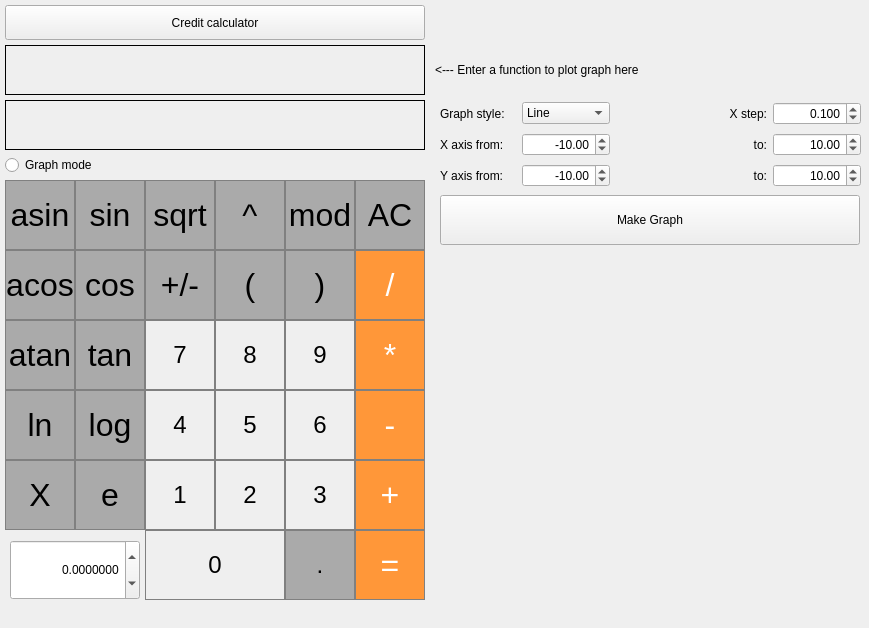
<?xml version="1.0" encoding="UTF-8"?>
<ui version="4.0">
 <class>MainWindow</class>
 <widget class="QMainWindow" name="MainWindow">
  <property name="geometry">
   <rect>
    <x>0</x>
    <y>0</y>
    <width>869</width>
    <height>628</height>
   </rect>
  </property>
  <property name="sizePolicy">
   <sizepolicy hsizetype="Fixed" vsizetype="Fixed">
    <horstretch>0</horstretch>
    <verstretch>0</verstretch>
   </sizepolicy>
  </property>
  <property name="windowTitle">
   <string>SmartCalc_v2.0</string>
  </property>
  <property name="styleSheet">
   <string notr="true"/>
  </property>
  <widget class="QWidget" name="centralwidget">
   <widget class="QPushButton" name="pushButton_AC">
    <property name="geometry">
     <rect>
      <x>355</x>
      <y>180</y>
      <width>70</width>
      <height>70</height>
     </rect>
    </property>
    <property name="font">
     <font>
      <pointsize>24</pointsize>
     </font>
    </property>
    <property name="styleSheet">
     <string notr="true">QPushButton {
  background-color: rgb(170, 170, 170);
  border: 1px solid gray;
}
QPushButton:pressed {
    background-color: qlineargradient(x1: 0, y1: 0, x2: 0, y2: 1,
                                      stop: 0 #BEBEBE, stop: 1 #d7d7d7);
}</string>
    </property>
    <property name="text">
     <string>AC</string>
    </property>
   </widget>
   <widget class="QLabel" name="Result">
    <property name="geometry">
     <rect>
      <x>5</x>
      <y>100</y>
      <width>420</width>
      <height>50</height>
     </rect>
    </property>
    <property name="styleSheet">
     <string notr="true"/>
    </property>
    <property name="frameShape">
     <enum>QFrame::Box</enum>
    </property>
    <property name="frameShadow">
     <enum>QFrame::Plain</enum>
    </property>
    <property name="lineWidth">
     <number>1</number>
    </property>
    <property name="alignment">
     <set>Qt::AlignRight|Qt::AlignTrailing|Qt::AlignVCenter</set>
    </property>
   </widget>
   <widget class="QPushButton" name="pushButton_Sign">
    <property name="geometry">
     <rect>
      <x>145</x>
      <y>250</y>
      <width>70</width>
      <height>70</height>
     </rect>
    </property>
    <property name="font">
     <font>
      <pointsize>24</pointsize>
     </font>
    </property>
    <property name="styleSheet">
     <string notr="true">QPushButton {
  background-color: rgb(170, 170, 170);
  border: 1px solid gray;
}
QPushButton:pressed {
    background-color: qlineargradient(x1: 0, y1: 0, x2: 0, y2: 1,
                                      stop: 0 #BEBEBE, stop: 1 #d7d7d7);
}</string>
    </property>
    <property name="text">
     <string>+/-</string>
    </property>
   </widget>
   <widget class="QPushButton" name="pushButton_7">
    <property name="geometry">
     <rect>
      <x>145</x>
      <y>320</y>
      <width>70</width>
      <height>70</height>
     </rect>
    </property>
    <property name="font">
     <font>
      <pointsize>18</pointsize>
     </font>
    </property>
    <property name="styleSheet">
     <string notr="true">QPushButton {
   border: 1px solid gray;
}
QPushButton:pressed {
    background-color: qlineargradient(x1: 0, y1: 0, x2: 0, y2: 1,
                                      stop: 0 #dadbde, stop: 1 #f6f7fa);
}</string>
    </property>
    <property name="text">
     <string>7</string>
    </property>
   </widget>
   <widget class="QPushButton" name="pushButton_4">
    <property name="geometry">
     <rect>
      <x>145</x>
      <y>390</y>
      <width>70</width>
      <height>70</height>
     </rect>
    </property>
    <property name="font">
     <font>
      <pointsize>18</pointsize>
     </font>
    </property>
    <property name="styleSheet">
     <string notr="true">QPushButton {
   border: 1px solid gray;
}
QPushButton:pressed {
    background-color: qlineargradient(x1: 0, y1: 0, x2: 0, y2: 1,
                                      stop: 0 #dadbde, stop: 1 #f6f7fa);
}</string>
    </property>
    <property name="text">
     <string>4</string>
    </property>
   </widget>
   <widget class="QPushButton" name="pushButton_6">
    <property name="geometry">
     <rect>
      <x>285</x>
      <y>390</y>
      <width>70</width>
      <height>70</height>
     </rect>
    </property>
    <property name="font">
     <font>
      <pointsize>18</pointsize>
     </font>
    </property>
    <property name="styleSheet">
     <string notr="true">QPushButton {
   border: 1px solid gray;
}
QPushButton:pressed {
    background-color: qlineargradient(x1: 0, y1: 0, x2: 0, y2: 1,
                                      stop: 0 #dadbde, stop: 1 #f6f7fa);
}</string>
    </property>
    <property name="text">
     <string>6</string>
    </property>
   </widget>
   <widget class="QPushButton" name="pushButton_5">
    <property name="geometry">
     <rect>
      <x>215</x>
      <y>390</y>
      <width>70</width>
      <height>70</height>
     </rect>
    </property>
    <property name="font">
     <font>
      <pointsize>18</pointsize>
     </font>
    </property>
    <property name="styleSheet">
     <string notr="true">QPushButton {
   border: 1px solid gray;
}
QPushButton:pressed {
    background-color: qlineargradient(x1: 0, y1: 0, x2: 0, y2: 1,
                                      stop: 0 #dadbde, stop: 1 #f6f7fa);
}</string>
    </property>
    <property name="text">
     <string>5</string>
    </property>
   </widget>
   <widget class="QPushButton" name="pushButton_1">
    <property name="geometry">
     <rect>
      <x>145</x>
      <y>460</y>
      <width>70</width>
      <height>70</height>
     </rect>
    </property>
    <property name="font">
     <font>
      <pointsize>18</pointsize>
     </font>
    </property>
    <property name="styleSheet">
     <string notr="true">QPushButton {
   border: 1px solid gray;
}
QPushButton:pressed {
    background-color: qlineargradient(x1: 0, y1: 0, x2: 0, y2: 1,
                                      stop: 0 #dadbde, stop: 1 #f6f7fa);
}</string>
    </property>
    <property name="text">
     <string>1</string>
    </property>
   </widget>
   <widget class="QPushButton" name="pushButton_3">
    <property name="geometry">
     <rect>
      <x>285</x>
      <y>460</y>
      <width>70</width>
      <height>70</height>
     </rect>
    </property>
    <property name="font">
     <font>
      <pointsize>18</pointsize>
     </font>
    </property>
    <property name="styleSheet">
     <string notr="true">QPushButton {
   border: 1px solid gray;
}
QPushButton:pressed {
    background-color: qlineargradient(x1: 0, y1: 0, x2: 0, y2: 1,
                                      stop: 0 #dadbde, stop: 1 #f6f7fa);
}</string>
    </property>
    <property name="text">
     <string>3</string>
    </property>
   </widget>
   <widget class="QPushButton" name="pushButton_2">
    <property name="geometry">
     <rect>
      <x>215</x>
      <y>460</y>
      <width>70</width>
      <height>70</height>
     </rect>
    </property>
    <property name="font">
     <font>
      <pointsize>18</pointsize>
     </font>
    </property>
    <property name="styleSheet">
     <string notr="true">QPushButton {
   border: 1px solid gray;
}
QPushButton:pressed {
    background-color: qlineargradient(x1: 0, y1: 0, x2: 0, y2: 1,
                                      stop: 0 #dadbde, stop: 1 #f6f7fa);
}</string>
    </property>
    <property name="text">
     <string>2</string>
    </property>
   </widget>
   <widget class="QPushButton" name="pushButton_8">
    <property name="geometry">
     <rect>
      <x>215</x>
      <y>320</y>
      <width>70</width>
      <height>70</height>
     </rect>
    </property>
    <property name="font">
     <font>
      <pointsize>18</pointsize>
     </font>
    </property>
    <property name="styleSheet">
     <string notr="true">QPushButton {
   border: 1px solid gray;
}
QPushButton:pressed {
    background-color: qlineargradient(x1: 0, y1: 0, x2: 0, y2: 1,
                                      stop: 0 #dadbde, stop: 1 #f6f7fa);
}</string>
    </property>
    <property name="text">
     <string>8</string>
    </property>
   </widget>
   <widget class="QPushButton" name="pushButton_9">
    <property name="geometry">
     <rect>
      <x>285</x>
      <y>320</y>
      <width>70</width>
      <height>70</height>
     </rect>
    </property>
    <property name="font">
     <font>
      <pointsize>18</pointsize>
     </font>
    </property>
    <property name="styleSheet">
     <string notr="true">QPushButton {
   border: 1px solid gray;
}
QPushButton:pressed {
    background-color: qlineargradient(x1: 0, y1: 0, x2: 0, y2: 1,
                                      stop: 0 #dadbde, stop: 1 #f6f7fa);
}</string>
    </property>
    <property name="text">
     <string>9</string>
    </property>
   </widget>
   <widget class="QPushButton" name="pushButton_Minus">
    <property name="geometry">
     <rect>
      <x>355</x>
      <y>390</y>
      <width>70</width>
      <height>70</height>
     </rect>
    </property>
    <property name="font">
     <font>
      <pointsize>24</pointsize>
     </font>
    </property>
    <property name="styleSheet">
     <string notr="true">QPushButton {
  background-color: rgb(255, 151, 57);
  color: white;
  border: 1px solid gray;
}
QPushButton:pressed {
    background-color: qlineargradient(x1: 0, y1: 0, x2: 0, y2: 1,
                                      stop: 0 #FF7832, stop: 1 #ff9739);
}</string>
    </property>
    <property name="text">
     <string>-</string>
    </property>
   </widget>
   <widget class="QPushButton" name="pushButton_Mul">
    <property name="geometry">
     <rect>
      <x>355</x>
      <y>320</y>
      <width>70</width>
      <height>70</height>
     </rect>
    </property>
    <property name="font">
     <font>
      <pointsize>24</pointsize>
     </font>
    </property>
    <property name="styleSheet">
     <string notr="true">QPushButton {
  background-color: rgb(255, 151, 57);
  color: white;
  border: 1px solid gray;
}
QPushButton:pressed {
    background-color: qlineargradient(x1: 0, y1: 0, x2: 0, y2: 1,
                                      stop: 0 #FF7832, stop: 1 #ff9739);
}</string>
    </property>
    <property name="text">
     <string>*</string>
    </property>
   </widget>
   <widget class="QPushButton" name="pushButton_Plus">
    <property name="geometry">
     <rect>
      <x>355</x>
      <y>460</y>
      <width>70</width>
      <height>70</height>
     </rect>
    </property>
    <property name="font">
     <font>
      <pointsize>24</pointsize>
     </font>
    </property>
    <property name="styleSheet">
     <string notr="true">QPushButton {
  background-color: rgb(255, 151, 57);
  color: white;
  border: 1px solid gray;
}
QPushButton:pressed {
    background-color: qlineargradient(x1: 0, y1: 0, x2: 0, y2: 1,
                                      stop: 0 #FF7832, stop: 1 #ff9739);
}</string>
    </property>
    <property name="text">
     <string>+</string>
    </property>
   </widget>
   <widget class="QPushButton" name="pushButton_Div">
    <property name="geometry">
     <rect>
      <x>355</x>
      <y>250</y>
      <width>70</width>
      <height>70</height>
     </rect>
    </property>
    <property name="font">
     <font>
      <pointsize>24</pointsize>
     </font>
    </property>
    <property name="styleSheet">
     <string notr="true">QPushButton {
  background-color: rgb(255, 151, 57);
  color: white;
  border: 1px solid gray;
}
QPushButton:pressed {
    background-color: qlineargradient(x1: 0, y1: 0, x2: 0, y2: 1,
                                      stop: 0 #FF7832, stop: 1 #ff9739);
}</string>
    </property>
    <property name="text">
     <string>/</string>
    </property>
   </widget>
   <widget class="QPushButton" name="pushButton_Eq">
    <property name="geometry">
     <rect>
      <x>355</x>
      <y>530</y>
      <width>70</width>
      <height>70</height>
     </rect>
    </property>
    <property name="font">
     <font>
      <pointsize>24</pointsize>
     </font>
    </property>
    <property name="styleSheet">
     <string notr="true">QPushButton {
  background-color: rgb(255, 151, 57);
  color: white;
  border: 1px solid gray;
}
QPushButton:pressed {
    background-color: qlineargradient(x1: 0, y1: 0, x2: 0, y2: 1,
                                      stop: 0 #FF7832, stop: 1 #ff9739);
}</string>
    </property>
    <property name="text">
     <string>=</string>
    </property>
   </widget>
   <widget class="QPushButton" name="pushButton_Dot">
    <property name="geometry">
     <rect>
      <x>285</x>
      <y>530</y>
      <width>70</width>
      <height>70</height>
     </rect>
    </property>
    <property name="font">
     <font>
      <pointsize>18</pointsize>
     </font>
    </property>
    <property name="styleSheet">
     <string notr="true">QPushButton {
  background-color: rgb(170, 170, 170);
  border: 1px solid gray;
}
QPushButton:pressed {
    background-color: qlineargradient(x1: 0, y1: 0, x2: 0, y2: 1,
                                      stop: 0 #BEBEBE, stop: 1 #d7d7d7);
}</string>
    </property>
    <property name="text">
     <string>.</string>
    </property>
   </widget>
   <widget class="QPushButton" name="pushButton_0">
    <property name="geometry">
     <rect>
      <x>145</x>
      <y>530</y>
      <width>140</width>
      <height>70</height>
     </rect>
    </property>
    <property name="font">
     <font>
      <pointsize>18</pointsize>
     </font>
    </property>
    <property name="styleSheet">
     <string notr="true">QPushButton {
   border: 1px solid gray;
}
QPushButton:pressed {
    background-color: qlineargradient(x1: 0, y1: 0, x2: 0, y2: 1,
                                      stop: 0 #dadbde, stop: 1 #f6f7fa);
}</string>
    </property>
    <property name="text">
     <string>0</string>
    </property>
   </widget>
   <widget class="QLabel" name="Result_2">
    <property name="geometry">
     <rect>
      <x>5</x>
      <y>45</y>
      <width>420</width>
      <height>50</height>
     </rect>
    </property>
    <property name="styleSheet">
     <string notr="true"/>
    </property>
    <property name="frameShape">
     <enum>QFrame::Box</enum>
    </property>
    <property name="frameShadow">
     <enum>QFrame::Plain</enum>
    </property>
    <property name="lineWidth">
     <number>1</number>
    </property>
    <property name="alignment">
     <set>Qt::AlignRight|Qt::AlignTrailing|Qt::AlignVCenter</set>
    </property>
    <property name="textInteractionFlags">
     <set>Qt::LinksAccessibleByMouse|Qt::TextSelectableByMouse</set>
    </property>
   </widget>
   <widget class="QPushButton" name="pushButton_sin">
    <property name="geometry">
     <rect>
      <x>75</x>
      <y>180</y>
      <width>70</width>
      <height>70</height>
     </rect>
    </property>
    <property name="font">
     <font>
      <pointsize>24</pointsize>
     </font>
    </property>
    <property name="styleSheet">
     <string notr="true">QPushButton {
  background-color: rgb(170, 170, 170);
  border: 1px solid gray;
}
QPushButton:pressed {
    background-color: qlineargradient(x1: 0, y1: 0, x2: 0, y2: 1,
                                      stop: 0 #BEBEBE, stop: 1 #d7d7d7);
}</string>
    </property>
    <property name="text">
     <string>sin</string>
    </property>
   </widget>
   <widget class="QPushButton" name="pushButton_cos">
    <property name="geometry">
     <rect>
      <x>75</x>
      <y>250</y>
      <width>70</width>
      <height>70</height>
     </rect>
    </property>
    <property name="font">
     <font>
      <pointsize>24</pointsize>
     </font>
    </property>
    <property name="styleSheet">
     <string notr="true">QPushButton {
  background-color: rgb(170, 170, 170);
  border: 1px solid gray;
}
QPushButton:pressed {
    background-color: qlineargradient(x1: 0, y1: 0, x2: 0, y2: 1,
                                      stop: 0 #BEBEBE, stop: 1 #d7d7d7);
}</string>
    </property>
    <property name="text">
     <string>cos</string>
    </property>
   </widget>
   <widget class="QPushButton" name="pushButton_tan">
    <property name="geometry">
     <rect>
      <x>75</x>
      <y>320</y>
      <width>70</width>
      <height>70</height>
     </rect>
    </property>
    <property name="font">
     <font>
      <pointsize>24</pointsize>
     </font>
    </property>
    <property name="styleSheet">
     <string notr="true">QPushButton {
  background-color: rgb(170, 170, 170);
  border: 1px solid gray;
}
QPushButton:pressed {
    background-color: qlineargradient(x1: 0, y1: 0, x2: 0, y2: 1,
                                      stop: 0 #BEBEBE, stop: 1 #d7d7d7);
}</string>
    </property>
    <property name="text">
     <string>tan</string>
    </property>
   </widget>
   <widget class="QPushButton" name="pushButton_log">
    <property name="geometry">
     <rect>
      <x>75</x>
      <y>390</y>
      <width>70</width>
      <height>70</height>
     </rect>
    </property>
    <property name="font">
     <font>
      <pointsize>24</pointsize>
     </font>
    </property>
    <property name="styleSheet">
     <string notr="true">QPushButton {
  background-color: rgb(170, 170, 170);
  border: 1px solid gray;
}
QPushButton:pressed {
    background-color: qlineargradient(x1: 0, y1: 0, x2: 0, y2: 1,
                                      stop: 0 #BEBEBE, stop: 1 #d7d7d7);
}</string>
    </property>
    <property name="text">
     <string>log</string>
    </property>
   </widget>
   <widget class="QPushButton" name="pushButton_asin">
    <property name="geometry">
     <rect>
      <x>5</x>
      <y>180</y>
      <width>70</width>
      <height>70</height>
     </rect>
    </property>
    <property name="font">
     <font>
      <pointsize>24</pointsize>
     </font>
    </property>
    <property name="styleSheet">
     <string notr="true">QPushButton {
  background-color: rgb(170, 170, 170);
  border: 1px solid gray;
}
QPushButton:pressed {
    background-color: qlineargradient(x1: 0, y1: 0, x2: 0, y2: 1,
                                      stop: 0 #BEBEBE, stop: 1 #d7d7d7);
}</string>
    </property>
    <property name="text">
     <string>asin</string>
    </property>
   </widget>
   <widget class="QPushButton" name="pushButton_acos">
    <property name="geometry">
     <rect>
      <x>5</x>
      <y>250</y>
      <width>70</width>
      <height>70</height>
     </rect>
    </property>
    <property name="font">
     <font>
      <pointsize>24</pointsize>
     </font>
    </property>
    <property name="styleSheet">
     <string notr="true">QPushButton {
  background-color: rgb(170, 170, 170);
  border: 1px solid gray;
}
QPushButton:pressed {
    background-color: qlineargradient(x1: 0, y1: 0, x2: 0, y2: 1,
                                      stop: 0 #BEBEBE, stop: 1 #d7d7d7);
}</string>
    </property>
    <property name="text">
     <string>acos</string>
    </property>
   </widget>
   <widget class="QPushButton" name="pushButton_atan">
    <property name="geometry">
     <rect>
      <x>5</x>
      <y>320</y>
      <width>70</width>
      <height>70</height>
     </rect>
    </property>
    <property name="font">
     <font>
      <pointsize>24</pointsize>
     </font>
    </property>
    <property name="styleSheet">
     <string notr="true">QPushButton {
  background-color: rgb(170, 170, 170);
  border: 1px solid gray;
}
QPushButton:pressed {
    background-color: qlineargradient(x1: 0, y1: 0, x2: 0, y2: 1,
                                      stop: 0 #BEBEBE, stop: 1 #d7d7d7);
}</string>
    </property>
    <property name="text">
     <string>atan</string>
    </property>
   </widget>
   <widget class="QPushButton" name="pushButton_ln">
    <property name="geometry">
     <rect>
      <x>5</x>
      <y>390</y>
      <width>70</width>
      <height>70</height>
     </rect>
    </property>
    <property name="font">
     <font>
      <pointsize>24</pointsize>
     </font>
    </property>
    <property name="styleSheet">
     <string notr="true">QPushButton {
  background-color: rgb(170, 170, 170);
  border: 1px solid gray;
}
QPushButton:pressed {
    background-color: qlineargradient(x1: 0, y1: 0, x2: 0, y2: 1,
                                      stop: 0 #BEBEBE, stop: 1 #d7d7d7);
}</string>
    </property>
    <property name="text">
     <string>ln</string>
    </property>
   </widget>
   <widget class="QPushButton" name="pushButton_sqrt">
    <property name="geometry">
     <rect>
      <x>145</x>
      <y>180</y>
      <width>70</width>
      <height>70</height>
     </rect>
    </property>
    <property name="font">
     <font>
      <pointsize>24</pointsize>
     </font>
    </property>
    <property name="styleSheet">
     <string notr="true">QPushButton {
  background-color: rgb(170, 170, 170);
  border: 1px solid gray;
}
QPushButton:pressed {
    background-color: qlineargradient(x1: 0, y1: 0, x2: 0, y2: 1,
                                      stop: 0 #BEBEBE, stop: 1 #d7d7d7);
}</string>
    </property>
    <property name="text">
     <string>sqrt</string>
    </property>
   </widget>
   <widget class="QPushButton" name="pushButton_left">
    <property name="geometry">
     <rect>
      <x>215</x>
      <y>250</y>
      <width>70</width>
      <height>70</height>
     </rect>
    </property>
    <property name="font">
     <font>
      <pointsize>24</pointsize>
     </font>
    </property>
    <property name="styleSheet">
     <string notr="true">QPushButton {
  background-color: rgb(170, 170, 170);
  border: 1px solid gray;
}
QPushButton:pressed {
    background-color: qlineargradient(x1: 0, y1: 0, x2: 0, y2: 1,
                                      stop: 0 #BEBEBE, stop: 1 #d7d7d7);
}</string>
    </property>
    <property name="text">
     <string>(</string>
    </property>
   </widget>
   <widget class="QPushButton" name="pushButton_right">
    <property name="geometry">
     <rect>
      <x>285</x>
      <y>250</y>
      <width>70</width>
      <height>70</height>
     </rect>
    </property>
    <property name="font">
     <font>
      <pointsize>24</pointsize>
     </font>
    </property>
    <property name="styleSheet">
     <string notr="true">QPushButton {
  background-color: rgb(170, 170, 170);
  border: 1px solid gray;
}
QPushButton:pressed {
    background-color: qlineargradient(x1: 0, y1: 0, x2: 0, y2: 1,
                                      stop: 0 #BEBEBE, stop: 1 #d7d7d7);
}</string>
    </property>
    <property name="text">
     <string>)</string>
    </property>
   </widget>
   <widget class="QPushButton" name="pushButton_degree">
    <property name="geometry">
     <rect>
      <x>215</x>
      <y>180</y>
      <width>70</width>
      <height>70</height>
     </rect>
    </property>
    <property name="font">
     <font>
      <pointsize>24</pointsize>
     </font>
    </property>
    <property name="styleSheet">
     <string notr="true">QPushButton {
  background-color: rgb(170, 170, 170);
  border: 1px solid gray;
}
QPushButton:pressed {
    background-color: qlineargradient(x1: 0, y1: 0, x2: 0, y2: 1,
                                      stop: 0 #BEBEBE, stop: 1 #d7d7d7);
}</string>
    </property>
    <property name="text">
     <string>^</string>
    </property>
   </widget>
   <widget class="QPushButton" name="pushButton_mod">
    <property name="geometry">
     <rect>
      <x>285</x>
      <y>180</y>
      <width>70</width>
      <height>70</height>
     </rect>
    </property>
    <property name="font">
     <font>
      <pointsize>24</pointsize>
     </font>
    </property>
    <property name="styleSheet">
     <string notr="true">QPushButton {
  background-color: rgb(170, 170, 170);
  border: 1px solid gray;
}
QPushButton:pressed {
    background-color: qlineargradient(x1: 0, y1: 0, x2: 0, y2: 1,
                                      stop: 0 #BEBEBE, stop: 1 #d7d7d7);
}</string>
    </property>
    <property name="text">
     <string>mod</string>
    </property>
   </widget>
   <widget class="QPushButton" name="pushButton_X">
    <property name="geometry">
     <rect>
      <x>5</x>
      <y>460</y>
      <width>70</width>
      <height>70</height>
     </rect>
    </property>
    <property name="font">
     <font>
      <pointsize>24</pointsize>
     </font>
    </property>
    <property name="styleSheet">
     <string notr="true">QPushButton {
  background-color: rgb(170, 170, 170);
  border: 1px solid gray;
}
QPushButton:pressed {
    background-color: qlineargradient(x1: 0, y1: 0, x2: 0, y2: 1,
                                      stop: 0 #BEBEBE, stop: 1 #d7d7d7);
}</string>
    </property>
    <property name="text">
     <string>X</string>
    </property>
   </widget>
   <widget class="QDoubleSpinBox" name="doubleSpinBox_x">
    <property name="geometry">
     <rect>
      <x>10</x>
      <y>540</y>
      <width>130</width>
      <height>60</height>
     </rect>
    </property>
    <property name="alignment">
     <set>Qt::AlignRight|Qt::AlignTrailing|Qt::AlignVCenter</set>
    </property>
    <property name="keyboardTracking">
     <bool>true</bool>
    </property>
    <property name="decimals">
     <number>7</number>
    </property>
    <property name="minimum">
     <double>-100000.000000000000000</double>
    </property>
    <property name="maximum">
     <double>100000.000000000000000</double>
    </property>
    <property name="singleStep">
     <double>0.500000000000000</double>
    </property>
   </widget>
   <widget class="QRadioButton" name="radioButton_graph">
    <property name="geometry">
     <rect>
      <x>5</x>
      <y>155</y>
      <width>100</width>
      <height>20</height>
     </rect>
    </property>
    <property name="text">
     <string>Graph mode</string>
    </property>
   </widget>
   <widget class="QLabel" name="label_7">
    <property name="geometry">
     <rect>
      <x>435</x>
      <y>45</y>
      <width>240</width>
      <height>50</height>
     </rect>
    </property>
    <property name="text">
     <string>&lt;--- Enter a function to plot graph here</string>
    </property>
   </widget>
   <widget class="QCustomPlot" name="customPlot" native="true">
    <property name="geometry">
     <rect>
      <x>440</x>
      <y>250</y>
      <width>420</width>
      <height>350</height>
     </rect>
    </property>
    <property name="mouseTracking">
     <bool>true</bool>
    </property>
    <property name="autoFillBackground">
     <bool>false</bool>
    </property>
   </widget>
   <widget class="QPushButton" name="pushButton_credit">
    <property name="geometry">
     <rect>
      <x>5</x>
      <y>5</y>
      <width>420</width>
      <height>35</height>
     </rect>
    </property>
    <property name="text">
     <string>Credit calculator</string>
    </property>
   </widget>
   <widget class="QPushButton" name="pushButton_Graph">
    <property name="geometry">
     <rect>
      <x>440</x>
      <y>195</y>
      <width>420</width>
      <height>50</height>
     </rect>
    </property>
    <property name="text">
     <string>Make Graph</string>
    </property>
   </widget>
   <widget class="QWidget" name="layoutWidget">
    <property name="geometry">
     <rect>
      <x>440</x>
      <y>100</y>
      <width>421</width>
      <height>91</height>
     </rect>
    </property>
    <layout class="QGridLayout" name="gridLayout">
     <item row="0" column="0">
      <widget class="QLabel" name="label_6">
       <property name="text">
        <string>Graph style:</string>
       </property>
      </widget>
     </item>
     <item row="0" column="1">
      <widget class="QComboBox" name="comboBox_style">
       <item>
        <property name="text">
         <string>Line</string>
        </property>
       </item>
       <item>
        <property name="text">
         <string>Dot</string>
        </property>
       </item>
      </widget>
     </item>
     <item row="0" column="2" colspan="2">
      <widget class="QLabel" name="label_5">
       <property name="text">
        <string>X step:</string>
       </property>
       <property name="alignment">
        <set>Qt::AlignRight|Qt::AlignTrailing|Qt::AlignVCenter</set>
       </property>
      </widget>
     </item>
     <item row="0" column="4">
      <widget class="QDoubleSpinBox" name="doubleSpinBox_step">
       <property name="alignment">
        <set>Qt::AlignRight|Qt::AlignTrailing|Qt::AlignVCenter</set>
       </property>
       <property name="decimals">
        <number>3</number>
       </property>
       <property name="minimum">
        <double>0.001000000000000</double>
       </property>
       <property name="maximum">
        <double>1.000000000000000</double>
       </property>
       <property name="singleStep">
        <double>0.010000000000000</double>
       </property>
       <property name="value">
        <double>0.100000000000000</double>
       </property>
      </widget>
     </item>
     <item row="1" column="0">
      <widget class="QLabel" name="label">
       <property name="text">
        <string>X axis from:</string>
       </property>
      </widget>
     </item>
     <item row="1" column="4">
      <widget class="QDoubleSpinBox" name="doubleSpinBox_x_right">
       <property name="alignment">
        <set>Qt::AlignRight|Qt::AlignTrailing|Qt::AlignVCenter</set>
       </property>
       <property name="decimals">
        <number>2</number>
       </property>
       <property name="minimum">
        <double>-1000000.000000000000000</double>
       </property>
       <property name="maximum">
        <double>1000000.000000000000000</double>
       </property>
       <property name="singleStep">
        <double>0.500000000000000</double>
       </property>
       <property name="value">
        <double>10.000000000000000</double>
       </property>
      </widget>
     </item>
     <item row="2" column="0">
      <widget class="QLabel" name="label_2">
       <property name="text">
        <string>Y axis from:</string>
       </property>
      </widget>
     </item>
     <item row="2" column="4">
      <widget class="QDoubleSpinBox" name="doubleSpinBox_y_right">
       <property name="alignment">
        <set>Qt::AlignRight|Qt::AlignTrailing|Qt::AlignVCenter</set>
       </property>
       <property name="decimals">
        <number>2</number>
       </property>
       <property name="minimum">
        <double>-1000000.000000000000000</double>
       </property>
       <property name="maximum">
        <double>1000000.000000000000000</double>
       </property>
       <property name="singleStep">
        <double>0.500000000000000</double>
       </property>
       <property name="value">
        <double>10.000000000000000</double>
       </property>
      </widget>
     </item>
     <item row="1" column="1">
      <widget class="QDoubleSpinBox" name="doubleSpinBox_x_left">
       <property name="alignment">
        <set>Qt::AlignRight|Qt::AlignTrailing|Qt::AlignVCenter</set>
       </property>
       <property name="decimals">
        <number>2</number>
       </property>
       <property name="minimum">
        <double>-1000000.000000000000000</double>
       </property>
       <property name="maximum">
        <double>1000000.000000000000000</double>
       </property>
       <property name="singleStep">
        <double>0.500000000000000</double>
       </property>
       <property name="value">
        <double>-10.000000000000000</double>
       </property>
      </widget>
     </item>
     <item row="2" column="1">
      <widget class="QDoubleSpinBox" name="doubleSpinBox_y_left">
       <property name="alignment">
        <set>Qt::AlignRight|Qt::AlignTrailing|Qt::AlignVCenter</set>
       </property>
       <property name="decimals">
        <number>2</number>
       </property>
       <property name="minimum">
        <double>-1000000.000000000000000</double>
       </property>
       <property name="maximum">
        <double>1000000.000000000000000</double>
       </property>
       <property name="singleStep">
        <double>0.500000000000000</double>
       </property>
       <property name="value">
        <double>-10.000000000000000</double>
       </property>
      </widget>
     </item>
     <item row="1" column="2" colspan="2">
      <widget class="QLabel" name="label_3">
       <property name="text">
        <string>to:</string>
       </property>
       <property name="alignment">
        <set>Qt::AlignRight|Qt::AlignTrailing|Qt::AlignVCenter</set>
       </property>
      </widget>
     </item>
     <item row="2" column="2" colspan="2">
      <widget class="QLabel" name="label_4">
       <property name="text">
        <string>to:</string>
       </property>
       <property name="alignment">
        <set>Qt::AlignRight|Qt::AlignTrailing|Qt::AlignVCenter</set>
       </property>
      </widget>
     </item>
    </layout>
   </widget>
   <widget class="QPushButton" name="pushButton_e">
    <property name="geometry">
     <rect>
      <x>75</x>
      <y>460</y>
      <width>70</width>
      <height>70</height>
     </rect>
    </property>
    <property name="font">
     <font>
      <pointsize>24</pointsize>
     </font>
    </property>
    <property name="styleSheet">
     <string notr="true">QPushButton {
  background-color: rgb(170, 170, 170);
  border: 1px solid gray;
}
QPushButton:pressed {
    background-color: qlineargradient(x1: 0, y1: 0, x2: 0, y2: 1,
                                      stop: 0 #BEBEBE, stop: 1 #d7d7d7);
}</string>
    </property>
    <property name="text">
     <string>e</string>
    </property>
   </widget>
  </widget>
 </widget>
 <customwidgets>
  <customwidget>
   <class>QCustomPlot</class>
   <extends>QWidget</extends>
   <header>qcustomplot.h</header>
   <container>1</container>
  </customwidget>
 </customwidgets>
 <resources/>
 <connections/>
</ui>
